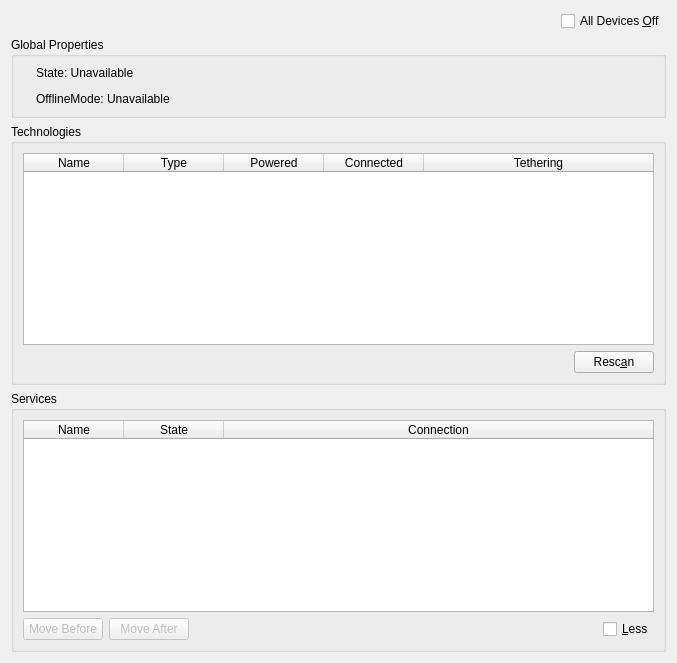
     <widget class="QWidget" name="Status">
      <property name="layoutDirection">
       <enum>Qt::LeftToRight</enum>
      </property>
      <attribute name="title">
       <string>&amp;Status</string>
      </attribute>
      <layout class="QGridLayout" name="gridLayout_3">
       <item row="0" column="0">
        <layout class="QGridLayout" name="gridLayout_2">
         <item row="0" column="0">
          <spacer name="horizontalSpacer_2">
           <property name="orientation">
            <enum>Qt::Horizontal</enum>
           </property>
           <property name="sizeHint" stdset="0">
            <size>
             <width>40</width>
             <height>20</height>
            </size>
           </property>
          </spacer>
         </item>
         <item row="0" column="1">
          <widget class="QCheckBox" name="checkBox_devicesoff">
           <property name="whatsThis">
            <string>&lt;html&gt;&lt;head/&gt;&lt;body&gt;&lt;p&gt;This checkbox controls the global setting for switching all radios on or off. When checked all radios are powered down.&lt;/p&gt;&lt;p&gt;When the system is In offline mode it is possible to turn individual devices back on. When leaving offline mode the individual policy of each device determines if the radio is turned back on or not.&lt;/p&gt;&lt;/body&gt;&lt;/html&gt;</string>
           </property>
           <property name="text">
            <string>All Devices &amp;Off</string>
           </property>
          </widget>
         </item>
        </layout>
       </item>
       <item row="1" column="0">
        <widget class="QGroupBox" name="groupBox_global_properties">
         <property name="whatsThis">
          <string>&lt;html&gt;&lt;head/&gt;&lt;body&gt;&lt;p&gt;&lt;span style=&quot; font-weight:600;&quot;&gt;OfflineMode&lt;/span&gt;&lt;/p&gt;&lt;p&gt;The offline mode indicates the global setting for switching all radios on or off. Changing offline mode to true results in powering down all devices. When leaving offline mode the individual policy of each device decides to switch the radio back on or not. &lt;/p&gt;&lt;p&gt;During offline mode, it is still possible to switch certain technologies manually back on. For example the limited usage of WiFi or Bluetooth devices might be allowed in some situations.&lt;/p&gt;&lt;/body&gt;&lt;/html&gt;</string>
         </property>
         <property name="title">
          <string>Global Properties</string>
         </property>
         <layout class="QGridLayout" name="gridLayout_4">
          <item row="2" column="1" colspan="2">
           <widget class="QLabel" name="label_offlinemode">
            <property name="whatsThis">
             <string>&lt;html&gt;&lt;head/&gt;&lt;body&gt;&lt;p&gt;The global setting for switching all radios on or off. When offline mode is engaged all radios are powered down.&lt;/p&gt;&lt;p&gt;While in offline mode it is possible to turn individual devices back on. When leaving offline mode the individual policy of each device determines if the radio is turned back on or not.&lt;/p&gt;&lt;/body&gt;&lt;/html&gt;</string>
            </property>
            <property name="text">
             <string>OfflineMode: Unavailable</string>
            </property>
           </widget>
          </item>
          <item row="0" column="0">
           <widget class="QLabel" name="label_state_pix">
            <property name="sizePolicy">
             <sizepolicy hsizetype="Fixed" vsizetype="Fixed">
              <horstretch>0</horstretch>
              <verstretch>0</verstretch>
             </sizepolicy>
            </property>
            <property name="maximumSize">
             <size>
              <width>16</width>
              <height>16</height>
             </size>
            </property>
            <property name="text">
             <string/>
            </property>
            <property name="scaledContents">
             <bool>true</bool>
            </property>
           </widget>
          </item>
          <item row="0" column="2" rowspan="2" colspan="4">
           <spacer name="horizontalSpacer_4">
            <property name="orientation">
             <enum>Qt::Horizontal</enum>
            </property>
            <property name="sizeHint" stdset="0">
             <size>
              <width>506</width>
              <height>20</height>
             </size>
            </property>
           </spacer>
          </item>
          <item row="1" column="5" rowspan="2">
           <spacer name="horizontalSpacer_5">
            <property name="orientation">
             <enum>Qt::Horizontal</enum>
            </property>
            <property name="sizeHint" stdset="0">
             <size>
              <width>466</width>
              <height>20</height>
             </size>
            </property>
           </spacer>
          </item>
          <item row="2" column="0">
           <widget class="QLabel" name="label_offlinemode_pix">
            <property name="sizePolicy">
             <sizepolicy hsizetype="Fixed" vsizetype="Fixed">
              <horstretch>0</horstretch>
              <verstretch>0</verstretch>
             </sizepolicy>
            </property>
            <property name="maximumSize">
             <size>
              <width>16</width>
              <height>16</height>
             </size>
            </property>
            <property name="text">
             <string/>
            </property>
            <property name="scaledContents">
             <bool>true</bool>
            </property>
           </widget>
          </item>
          <item row="0" column="1">
           <widget class="QLabel" name="label_state">
            <property name="whatsThis">
             <string>&lt;html&gt;&lt;head/&gt;&lt;body&gt;&lt;p&gt;The global connection state of the system.  Possible values are &amp;quot;offline&amp;quot;, &amp;quot;idle&amp;quot;, &amp;quot;ready&amp;quot;, and &amp;quot;online&amp;quot;.  &lt;/p&gt;&lt;/body&gt;&lt;/html&gt;</string>
            </property>
            <property name="text">
             <string>State: Unavailable</string>
            </property>
           </widget>
          </item>
         </layout>
        </widget>
       </item>
       <item row="2" column="0">
        <widget class="QGroupBox" name="groupBox_technologies">
         <property name="whatsThis">
          <string>&lt;html&gt;&lt;head/&gt;&lt;body&gt;&lt;p&gt;Connman refers to hardware devices as technologies. This box will display information about all known technologies.&lt;/p&gt;&lt;p&gt;To turn a technology on or off click on the button that shows in the &lt;span style=&quot; font-weight:600;&quot;&gt;Powered&lt;/span&gt; column for the technology.&lt;/p&gt;&lt;/body&gt;&lt;/html&gt;</string>
         </property>
         <property name="title">
          <string>Technologies</string>
         </property>
         <layout class="QVBoxLayout" name="verticalLayout_3">
          <item>
           <widget class="QTableWidget" name="tableWidget_technologies">
            <property name="editTriggers">
             <set>QAbstractItemView::NoEditTriggers</set>
            </property>
            <property name="showDropIndicator" stdset="0">
             <bool>false</bool>
            </property>
            <property name="dragDropOverwriteMode">
             <bool>false</bool>
            </property>
            <property name="selectionMode">
             <enum>QAbstractItemView::NoSelection</enum>
            </property>
            <property name="showGrid">
             <bool>false</bool>
            </property>
            <property name="cornerButtonEnabled">
             <bool>false</bool>
            </property>
            <attribute name="horizontalHeaderCascadingSectionResizes">
             <bool>false</bool>
            </attribute>
            <attribute name="horizontalHeaderHighlightSections">
             <bool>false</bool>
            </attribute>
            <attribute name="horizontalHeaderMinimumSectionSize">
             <number>75</number>
            </attribute>
            <attribute name="horizontalHeaderStretchLastSection">
             <bool>true</bool>
            </attribute>
            <attribute name="verticalHeaderVisible">
             <bool>false</bool>
            </attribute>
            <attribute name="verticalHeaderHighlightSections">
             <bool>false</bool>
            </attribute>
            <column>
             <property name="text">
              <string>Name</string>
             </property>
            </column>
            <column>
             <property name="text">
              <string>Type</string>
             </property>
            </column>
            <column>
             <property name="text">
              <string>Powered</string>
             </property>
            </column>
            <column>
             <property name="text">
              <string>Connected</string>
             </property>
            </column>
            <column>
             <property name="text">
              <string>Tethering</string>
             </property>
            </column>
           </widget>
          </item>
          <item>
           <layout class="QHBoxLayout" name="horizontalLayout_5">
            <item>
             <spacer name="horizontalSpacer">
              <property name="orientation">
               <enum>Qt::Horizontal</enum>
              </property>
              <property name="sizeHint" stdset="0">
               <size>
                <width>293</width>
                <height>17</height>
               </size>
              </property>
             </spacer>
            </item>
            <item>
             <widget class="QPushButton" name="pushButton_rescan">
              <property name="whatsThis">
               <string>&lt;html&gt;&lt;head/&gt;&lt;body&gt;&lt;p&gt;Force a rescan of all technologies to look for services associated with each. Technologies are automatically scanned periodically, this button will force a scan to occur immediately.&lt;/p&gt;&lt;p&gt;This is similar to issuing the command &lt;span style=&quot; font-weight:600;&quot;&gt;connmanctl scan wif&lt;/span&gt;i from the command line, except all technologies will be scanned, not just WiFi.&lt;/p&gt;&lt;/body&gt;&lt;/html&gt;</string>
              </property>
              <property name="text">
               <string>Resc&amp;an</string>
              </property>
             </widget>
            </item>
           </layout>
          </item>
         </layout>
        </widget>
       </item>
       <item row="4" column="0">
        <widget class="QGroupBox" name="groupBox_services">
         <property name="whatsThis">
          <string>&lt;html&gt;&lt;head/&gt;&lt;body&gt;&lt;p&gt;This box lists all services that connman can connect to.&lt;/p&gt;&lt;/body&gt;&lt;/html&gt;</string>
         </property>
         <property name="title">
          <string>Services</string>
         </property>
         <layout class="QVBoxLayout" name="verticalLayout_6">
          <item>
           <widget class="QTableWidget" name="tableWidget_services">
            <property name="editTriggers">
             <set>QAbstractItemView::NoEditTriggers</set>
            </property>
            <property name="showDropIndicator" stdset="0">
             <bool>false</bool>
            </property>
            <property name="dragDropOverwriteMode">
             <bool>false</bool>
            </property>
            <property name="selectionMode">
             <enum>QAbstractItemView::SingleSelection</enum>
            </property>
            <property name="selectionBehavior">
             <enum>QAbstractItemView::SelectRows</enum>
            </property>
            <property name="showGrid">
             <bool>false</bool>
            </property>
            <property name="cornerButtonEnabled">
             <bool>false</bool>
            </property>
            <attribute name="horizontalHeaderCascadingSectionResizes">
             <bool>true</bool>
            </attribute>
            <attribute name="horizontalHeaderDefaultSectionSize">
             <number>100</number>
            </attribute>
            <attribute name="horizontalHeaderStretchLastSection">
             <bool>true</bool>
            </attribute>
            <attribute name="verticalHeaderVisible">
             <bool>false</bool>
            </attribute>
            <attribute name="verticalHeaderHighlightSections">
             <bool>false</bool>
            </attribute>
            <column>
             <property name="text">
              <string>Name</string>
             </property>
            </column>
            <column>
             <property name="text">
              <string>State</string>
             </property>
            </column>
            <column>
             <property name="text">
              <string>Connection</string>
             </property>
            </column>
           </widget>
          </item>
          <item>
           <layout class="QHBoxLayout" name="horizontalLayout_3">
            <item>
             <widget class="QPushButton" name="pushButton_movebefore">
              <property name="enabled">
               <bool>false</bool>
              </property>
              <property name="whatsThis">
               <string>&lt;html&gt;&lt;head/&gt;&lt;body&gt;&lt;p&gt;Move the selected service before another in the list.&lt;/p&gt;&lt;p&gt;The button will only become active once a service is selected.&lt;/p&gt;&lt;/body&gt;&lt;/html&gt;</string>
              </property>
              <property name="text">
               <string>Move Before</string>
              </property>
             </widget>
            </item>
            <item>
             <widget class="QPushButton" name="pushButton_moveafter">
              <property name="enabled">
               <bool>false</bool>
              </property>
              <property name="whatsThis">
               <string>&lt;html&gt;&lt;head/&gt;&lt;body&gt;&lt;p&gt;Move the selected service after another in the list.&lt;/p&gt;&lt;p&gt;The button will only become active once a service is selected.&lt;/p&gt;&lt;/body&gt;&lt;/html&gt;</string>
              </property>
              <property name="text">
               <string>Move After</string>
              </property>
             </widget>
            </item>
            <item>
             <spacer name="horizontalSpacer_7">
              <property name="orientation">
               <enum>Qt::Horizontal</enum>
              </property>
              <property name="sizeHint" stdset="0">
               <size>
                <width>40</width>
                <height>20</height>
               </size>
              </property>
             </spacer>
            </item>
            <item>
             <widget class="QCheckBox" name="checkBox_hidecnxn">
              <property name="toolTip">
               <string>&lt;html&gt;&lt;head/&gt;&lt;body&gt;&lt;p&gt;Hide the connection field&lt;/p&gt;&lt;/body&gt;&lt;/html&gt;</string>
              </property>
              <property name="whatsThis">
               <string>&lt;html&gt;&lt;head/&gt;&lt;body&gt;&lt;p&gt;When checked hide the connection name in the Services box.&lt;/p&gt;&lt;/body&gt;&lt;/html&gt;</string>
              </property>
              <property name="text">
               <string>&amp;Less</string>
              </property>
              <property name="checked">
               <bool>false</bool>
              </property>
             </widget>
            </item>
           </layout>
          </item>
         </layout>
        </widget>
       </item>
      </layout>
     </widget>
